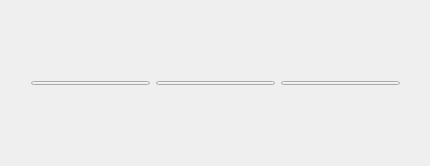
<?xml version="1.0" encoding="UTF-8"?>
<ui version="4.0">
 <class>MyTimer</class>
 <widget class="QWidget" name="MyTimer">
  <property name="geometry">
   <rect>
    <x>0</x>
    <y>0</y>
    <width>430</width>
    <height>166</height>
   </rect>
  </property>
  <property name="windowTitle">
   <string>MyTimer</string>
  </property>
  <widget class="QWidget" name="">
   <property name="geometry">
    <rect>
     <x>20</x>
     <y>70</y>
     <width>391</width>
     <height>26</height>
    </rect>
   </property>
   <layout class="QHBoxLayout" name="horizontalLayout">
    <item>
     <widget class="QPushButton" name="pushButton">
      <property name="text">
       <string/>
      </property>
     </widget>
    </item>
    <item>
     <widget class="QPushButton" name="pushButton_2">
      <property name="text">
       <string/>
      </property>
     </widget>
    </item>
    <item>
     <widget class="QPushButton" name="pushButton_3">
      <property name="text">
       <string/>
      </property>
     </widget>
    </item>
   </layout>
  </widget>
 </widget>
 <layoutdefault spacing="6" margin="11"/>
 <resources/>
 <connections/>
</ui>
